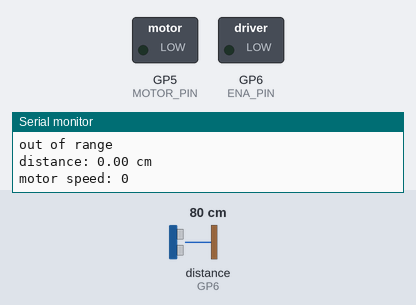
Recording of a sketch running on a simulated Raspberry Pi Pico. On the bench: switched loads named in the sketch (green lamp = pin HIGH), the last lines printed to the serial monitor. The inputs (shaded band) are chosen by the test bench; at power-on: distance to the obstacle (sensor on GP6) 80 cm. The echo pulse lasts 58.3 µs per cm; pins used as bus, display or sensor lines are not drawn.

Above: at 1.2 s.
1.3 s: distance to the obstacle (sensor on GP6) set to 54 cm
2.8 s: distance to the obstacle (sensor on GP6) set to 46 cm
At 3.6 s:
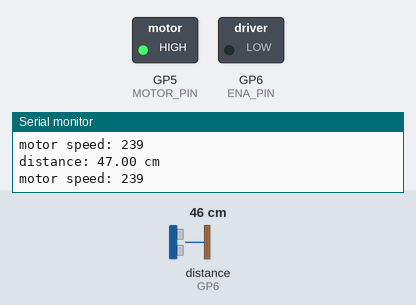
Timing chart, 0 to 5.8 s (numbered marks = the images above; inputs shaded):
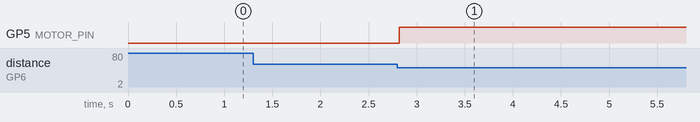

Measured:
- the behaviour switches between 51 and 50 cm on distance to the obstacle (sensor on GP6) (found by bisection; images 0 and 1)
- after the input at 2.8 s, GP5 (MOTOR_PIN): LOW → HIGH at once

The sketch:

combined_124.ino
```cpp
// snippet: combined_124
// tags: combined, multi-sensor, millis, newping
// boards: avr, esp32, megaavr, nano33iot, rp2040
// not-tags: romi32u4
// library: NewPing
// description: HC-SR04 controls motor speed: distance 0–50cm mapped to speed 0–255
// prompts: hc-sr04, controls, motor, speed, distance, 0–50cm
// verified: compile-only
// source: kd-generated (id 124)
// exact-include: NewPing.h

#include <NewPing.h>

#define TRIGGER 7
#define ECHO 6
#define MAX_CM 50
#define MOTOR_PIN 5
#define ENA_PIN 6

NewPing sonar(TRIGGER, ECHO, MAX_CM);
int motorSpeed = 0;
float distCm = 0.0;

unsigned long prevMs = 0;
const unsigned long INTERVAL = 50;

void setup() {
  Serial.begin(9600);
  pinMode(MOTOR_PIN, OUTPUT);
  pinMode(ENA_PIN, OUTPUT);
}

void loop() {
  unsigned long now = millis();
  if (now - prevMs < INTERVAL) return;
  prevMs = now;

  distCm = sonar.ping_cm();  // NewPing: distance in cm (blocking ~10us-4ms)
  if (distCm == 0) {
    Serial.println("out of range");
    motorSpeed = 0;
  } else {
    motorSpeed = map(distCm, 0, 50, 0, 255);
    if (distCm < 5) motorSpeed = -motorSpeed;
  }

  analogWrite(ENA_PIN, abs(motorSpeed));
  digitalWrite(MOTOR_PIN, motorSpeed > 0 ? HIGH : LOW);

  Serial.print("distance: "); Serial.print(distCm); Serial.println(" cm");
  Serial.print("motor speed: "); Serial.println(motorSpeed);
}
```
